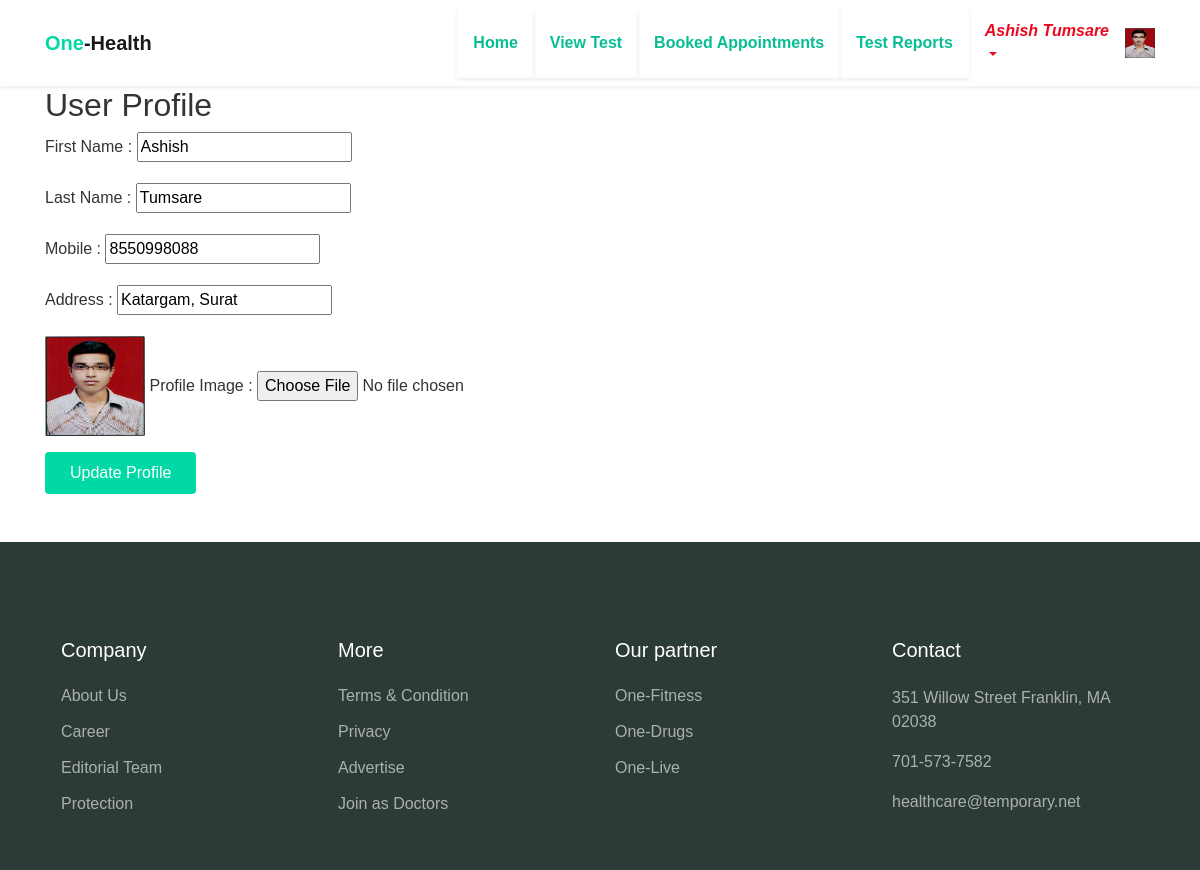
The page /profile/ (signed in) on the database its author committed.
### customer/models.py (models this page shows, shortened)
class Customer(models.Model):
    fname = models.CharField(max_length=10)
    lname = models.CharField(max_length=10)
    email = models.EmailField(unique=True)
    mobile = models.CharField(max_length=14)
    password = models.CharField(max_length=15)
    address = models.TextField()
    pic = models.FileField(upload_to='profile',null=True,blank=True,default='avtar.png')

### customer/views.py (the view)
# urls.py: path('profile/',views.profile,name='profile'),
def profile(request):
    email = request.session['email']
    uid = Customer.objects.get(email=email)
    if request.method =="POST":
        uid.fname = request.POST['fname']
        uid.lname = request.POST['lname']
        uid.mobile = request.POST['mobile']
        uid.address = request.POST['address']
        if request.FILES:
            uid.pic = request.FILES['pic']
        uid.save()
        return render(request,'customer/cindex.html',{'uid':uid})
    else:
        return render(request,'customer/profile.html',{'uid':uid})

### customer/templates/customer/profile.html (shortened to what this page needs)
{% extends 'customer/cheader.html' %}
{% load static %}
  {% block content%}
        <section class="signup">
            <div class="container">
                <div class="signup-content">
                    <div class="signup-form">
                        <h2 class="form-title">User Profile</h2>
                        <form action="{% url 'profile' %}" method="POST" enctype="multipart/form-data" >
                            <div class="form-group">
                                <label >First Name : </label>
                                <input type="text" name="fname" value='{{uid.fname}}'>
                            </div>
                            <div class="form-group">
                                <label for="">Last Name : </label>
                                <input type="text" name="lname" value="{{uid.lname}}" >
                            </div>
                            <div class="form-group">
                                <label for="">Mobile   :</label>
                                <input type="text" name="mobile" value="{{uid.mobile}}" >
                            </div>
                            <div class="form-group">
                                <label for="">Address : </label>
                                <input type="text" name="address" value="{{uid.address}}" >
                            </div>
                            <div class = "form-group">
                            <img src="{{uid.pic.url}}" alt="Profile Image" width="100" height="100">
                            <label >Profile Image : </label>
                            <input type="file" name="pic" id="">
                            </div>
                            <div>
                             <button type="submit" class="btn btn-primary pull-right">Update Profile</button>
                            </div>
                            <br><br>
                        </form>
                    </div>
                </div>
            </div>
        </section>
  {% endblock %}

### customer/templates/customer/cheader.html (shortened to what this page needs)
{% load  static %}
<!DOCTYPE html>
<html lang="en">
<head>
  <link rel="stylesheet" href="{% static 'assets/css/maicons.css' %}">
  <link rel="stylesheet" href="{% static 'assets/css/bootstrap.css' %}">
  <link rel="stylesheet" href="{% static 'assets/vendor/owl-carousel/css/owl.carousel.css' %}">
  <link rel="stylesheet" href="{% static 'assets/vendor/animate/animate.css' %}">
  <link rel="stylesheet" href="{% static 'assets/css/theme.css' %}">
</head>
<body>
  <header>
    <nav class="navbar navbar-expand-lg navbar-light shadow-sm">
      <div class="container">
        <a class="navbar-brand" href="#"><span class="text-primary">One</span>-Health</a>
        <div class="collapse navbar-collapse" id="navbarSupport">
          <ul class="navbar-nav ml-auto">
            <li class="nav-item active">
              <a class="navbar navbar-expand-lg navbar-light shadow-sm" href="{% url 'index' %}"><b>Home</b></a>
            </li>
            <li class="nav-item">
              <a class="navbar navbar-expand-lg navbar-light shadow-sm" href="{% url 'view-test' %}"><b>View Test</b></a>
            </li>
            <li class="nav-item">
              <a class="navbar navbar-expand-lg navbar-light shadow-sm" href="{% url 'my-bookings' %}"><b>Booked Appointments</b></a>
            </li>
            <li class="nav-item">
              <a class="navbar navbar-expand-lg navbar-light shadow-sm" href="{% url 'test-reports' %}"> <b> Test Reports </b> </a>
            </li>
            <li class="nav-item">
             <div class="nav-item dropdown">
                          <a style = "color:#eb091f;" href="#" class="nav-link dropdown-toggle" data-toggle="dropdown">
                          <b ><i>{{uid.fname}} {{uid.lname}}</i></b>
                          </a>
              <li class="nav-item">
              <div><img  src="{{uid.pic.url}}" height="30" width="30"  /></div>
            </li>
            </li>
          </ul>
        </div>
      </div>
    </nav>
  </header>
      {% block content %}
      {% endblock %}
  <footer class="page-footer">
    <div class="container">
      <div class="row px-md-3">
        <div class="col-sm-6 col-lg-3 py-3">
          <h5>Company</h5>
          <ul class="footer-menu">
            <li><a href="#">About Us</a></li>
            <li><a href="#">Career</a></li>
            <li><a href="#">Editorial Team</a></li>
            <li><a href="#">Protection</a></li>
          </ul>
        </div>
        <div class="col-sm-6 col-lg-3 py-3">
          <h5>More</h5>
          <ul class="footer-menu">
            <li><a href="#">Terms & Condition</a></li>
            <li><a href="#">Privacy</a></li>
            <li><a href="#">Advertise</a></li>
            <li><a href="#">Join as Doctors</a></li>
          </ul>
        </div>
        <div class="col-sm-6 col-lg-3 py-3">
          <h5>Our partner</h5>
          <ul class="footer-menu">
            <li><a href="#">One-Fitness</a></li>
            <li><a href="#">One-Drugs</a></li>
            <li><a href="#">One-Live</a></li>
          </ul>
        </div>
        <div class="col-sm-6 col-lg-3 py-3">
          <h5>Contact</h5>
          <p class="footer-link mt-2">351 Willow Street Franklin, MA 02038</p>
          <a href="#" class="footer-link">701-573-7582</a>
          <a href="#" class="footer-link">healthcare@temporary.net</a>
        </div>
      </div>
          </div>
  </footer>
</body>
</html>

### customer/static/assets/css/theme.css (style rules this page uses)
:root { --primary: #00D9A5; --accent: #FF3D85; --secondary: #4E5AFE; --warning: #EED818; --info: #05B4E1; --danger: #FF4943; --success: #96C93D; --dark: #343531; --light: #F5F9F6; --cs: #596261; --grey: #6E807A; }
body { font-family: "Source Sans Pro", sans-serif; line-height: 1.5; color: #343531; }
a { color: #07be94; text-decoration: none; background-color: transparent; }
.text-primary { color: #00D9A5 !important; }
.btn-primary { color: #fff; background-color: #00D9A5; border-color: transparent; }
.btn { padding: 8px 24px; }
.navbar { min-height: 70px; }
.navbar-brand { font-weight: 600; padding-top: 10px; padding-bottom: 10px; }
.navbar-nav { margin-top: 10px; border-top: 1px solid #E8EEE4; flex-shrink: 0; }
.navbar-nav .nav-link { transition: all .2s ease; }
.navbar-light .navbar-nav .nav-link { color: rgba(110, 128, 122, 0.8); }
@media (min-width: 992px) { .navbar-expand-lg .navbar-nav { margin-top: 0; border-top: none; } }
@media (min-width: 992px) { .navbar-expand-lg .navbar-nav .nav-link { padding-right: 16px; padding-left: 16px; } }
@media (min-width: 992px) { .navbar-expand-lg .navbar-nav { align-items: center; } }
.page-footer { position: relative; display: block; padding-top: 80px; padding-bottom: 16px; background-color: #2D3B38; color: #fff; }
.page-footer h5 { font-weight: 500; margin-bottom: 16px; }
.footer-menu { position: relative; list-style: none; padding-left: 0; }
.footer-menu a, .footer-link { display: inline-block; padding-top: 6px; padding-bottom: 6px; color: rgba(255, 255, 255, 0.6); transition: all .2s ease; }
.footer-link { padding: 0; margin-bottom: 16px; }

### rows shown on the page
Customer: fname "Ashish", lname "Tumsare", pic (picture), mobile "8550998088", address "Katargam, Surat"
